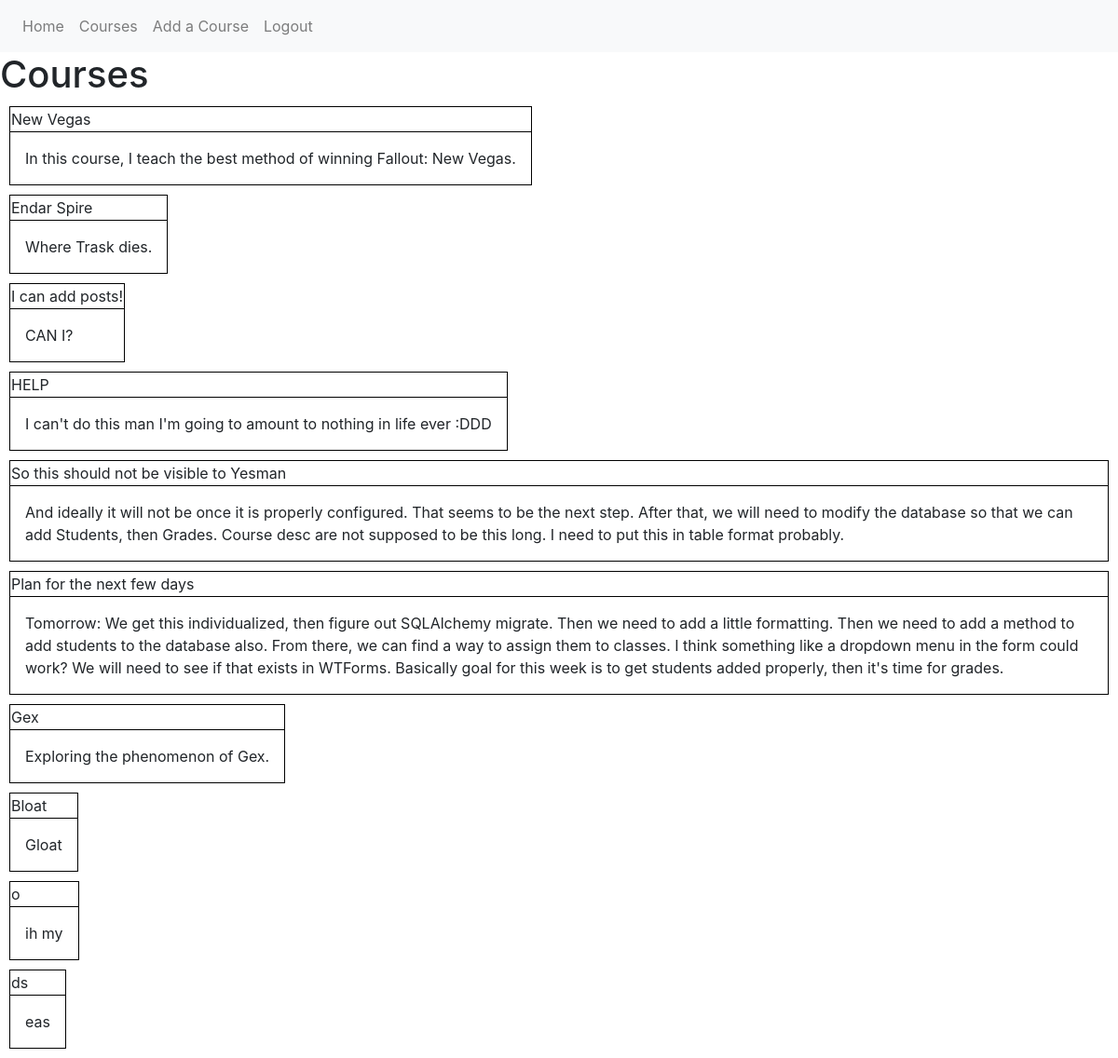
Before: /course/home (signed in) with the older database file.
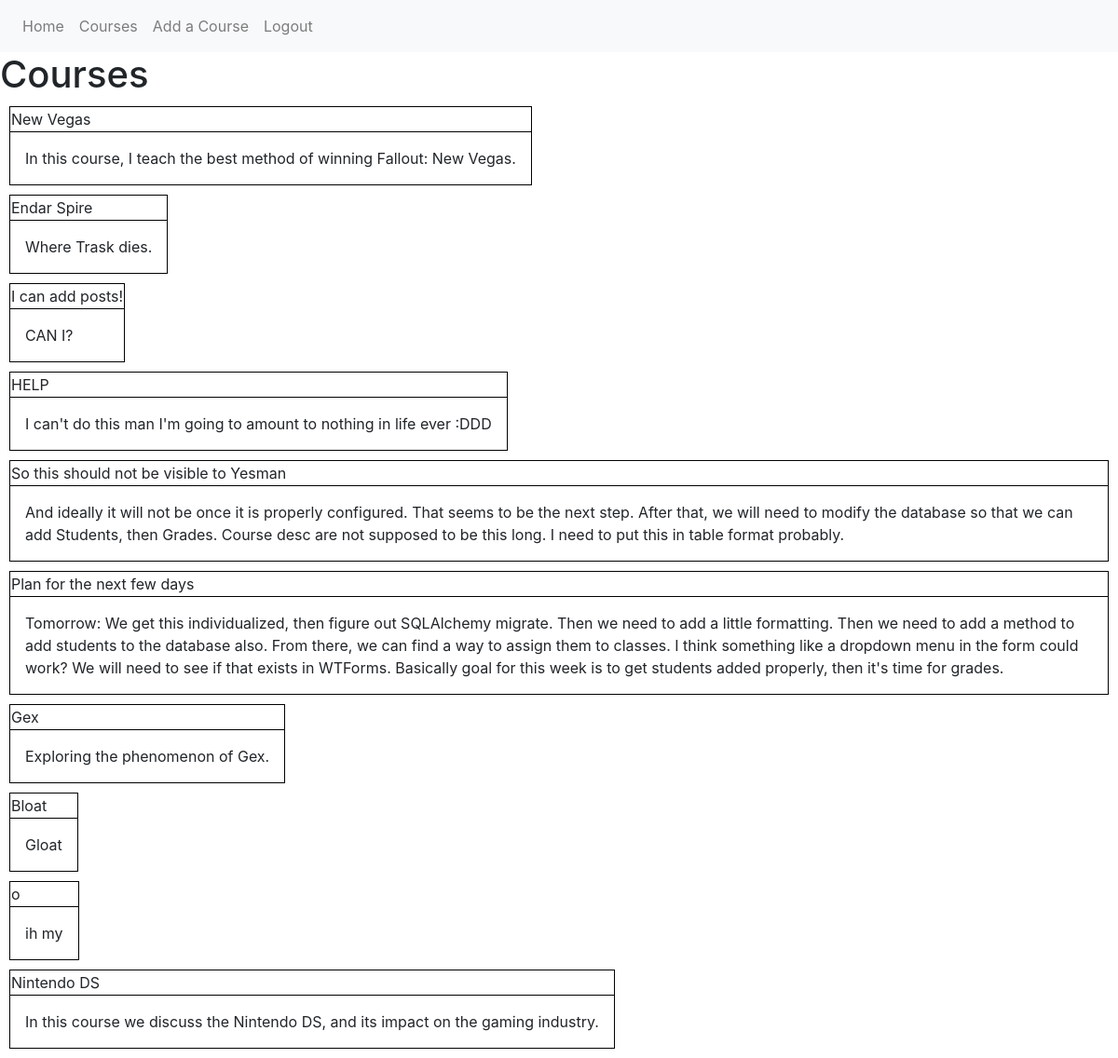
After: the same page with the newer database file.
### guide_and_teach/models.py (models this page shows, shortened)
class Course(db.Model):
    id = db.Column(db.Integer, primary_key=True)
    course_title = db.Column(db.String(100), nullable=False)
    course_desc = db.Column(db.Text, nullable=False)
    user_id = db.Column(db.Integer, db.ForeignKey('user.id'), nullable=False)

### guide_and_teach/routes.py (the view)
@app.route('/course/home')
@login_required
def course_home():
    courses = Course.query.all()
    return render_template('courses_page.html', title='Courses', courses=courses)

### guide_and_teach/models.py (called while the page is built)
@login_manager.user_loader
def load_user(user_id):
    return User.query.get(int(user_id))

### guide_and_teach/templates/courses_page.html
{% extends "layout.html" %}
{% block content %}
    <h1>Courses</h1>
    {% for course in courses %}
        <article>
            <table class="yes">
                <thead>
                    <tr>
                        <td>{{ course.course_title }}</td>
                    </tr>
                </thead>
                <tbody>
                    <tr>
                        <td>
                            <p>{{ course.course_desc }}</p>
                        </td>
                    </tr>
                </tbody>
            </table>
        </article>
    {% endfor %}
{% endblock content %}

### guide_and_teach/templates/layout.html (shortened to what this page needs)
<!DOCTYPE html>
<html>
<head>
    <link rel="stylesheet" href="https://stackpath.bootstrapcdn.com/bootstrap/4.5.2/css/bootstrap.min.css">
    <link rel="stylesheet" type="text/css" href="{{ url_for('static', filename='style.css') }}">
</head>
<body>
    <nav class="navbar navbar-expand-lg navbar-light bg-light">
      {% if current_user.is_authenticated %}
        <div class="" id="navbarSupportedContent">
          <ul class="navbar-nav mr-auto">
            <li class="nav-item">
              <a class="nav-link" href="{{ url_for('home') }}">Home</a>
            </li>
            <li class="nav-item">
              <a class="nav-link" href="{{ url_for('course_home') }}">Courses</a>
            </li>
            <li class="nav-item">
              <a class="nav-link" href="{{ url_for('create_course') }}">Add a Course</a>
            </li>
            <li class="nav-item">
              <a class="nav-link" href="{{ url_for('logout') }}">Logout</a>
            </li>
          </ul>
        </div>
        {% endif %}
      </nav>
    {% block content %}{% endblock %}
</body>
</html>

### guide_and_teach/static/style.css (style rules this page uses)
p { padding: 10px; margin: 5px; }
table { border: 1px solid black; margin: 10px }
thead { border: 1px solid black; }

Changed rows visible on the page:
changed Course: course_title "ds" → "Nintendo DS"; course_desc "eas" → "In this course we discuss the Nintendo DS, and its impact on the gaming industry."
